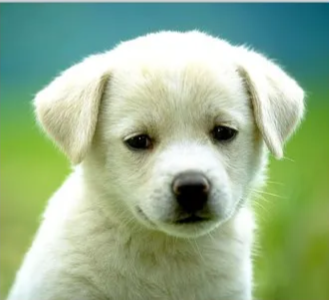
#> input picture blurring-operation-with-laplace/blurring-image.png, 329 x 300 px
$ python main.py
#> lines starting #> are read from the running program, lines starting #| are printed output that depends on the picture
import cv2
import numpy as np
import matplotlib.pyplot as plt

def laplace_blur(image_path, kernel_size=3):
#> called with image_path = 'blurring-image.png', kernel_size = 3
    image = cv2.imread(image_path, cv2.IMREAD_GRAYSCALE)
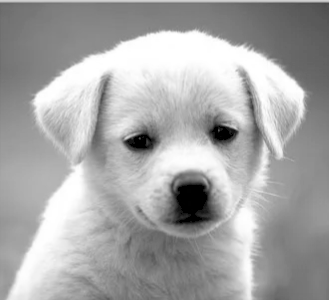
#> image: shape (300, 329); min 0, max 255, mean 167

    laplace_kernel = np.array([[0, 1, 0],
                               [1, -4, 1],
                               [0, 1, 0]])

    blurred_image = cv2.filter2D(image, -1, laplace_kernel)
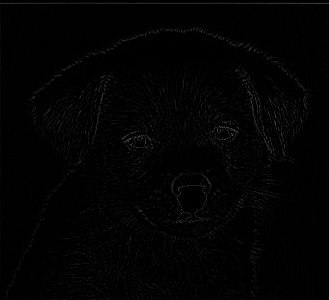
#> blurred_image: shape (300, 329); min 0, max 102, mean 2.3

    plt.figure(figsize=(12, 6))

    plt.subplot(1, 2, 1)
    plt.imshow(image, cmap='gray')
    plt.title('Orjinal Görüntü')

    plt.subplot(1, 2, 2)
    plt.imshow(blurred_image, cmap='gray')
    plt.title(f'Laplace ile Blurlaştırma (Kernel Boyutu = {kernel_size})')

    plt.show()
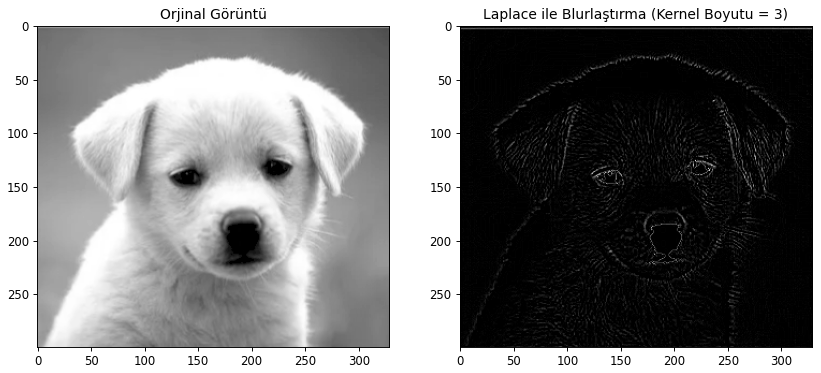
#> figure drawn by matplotlib, 2 panels

image_path = "blurring-image.png"
laplace_blur(image_path, kernel_size=3)
